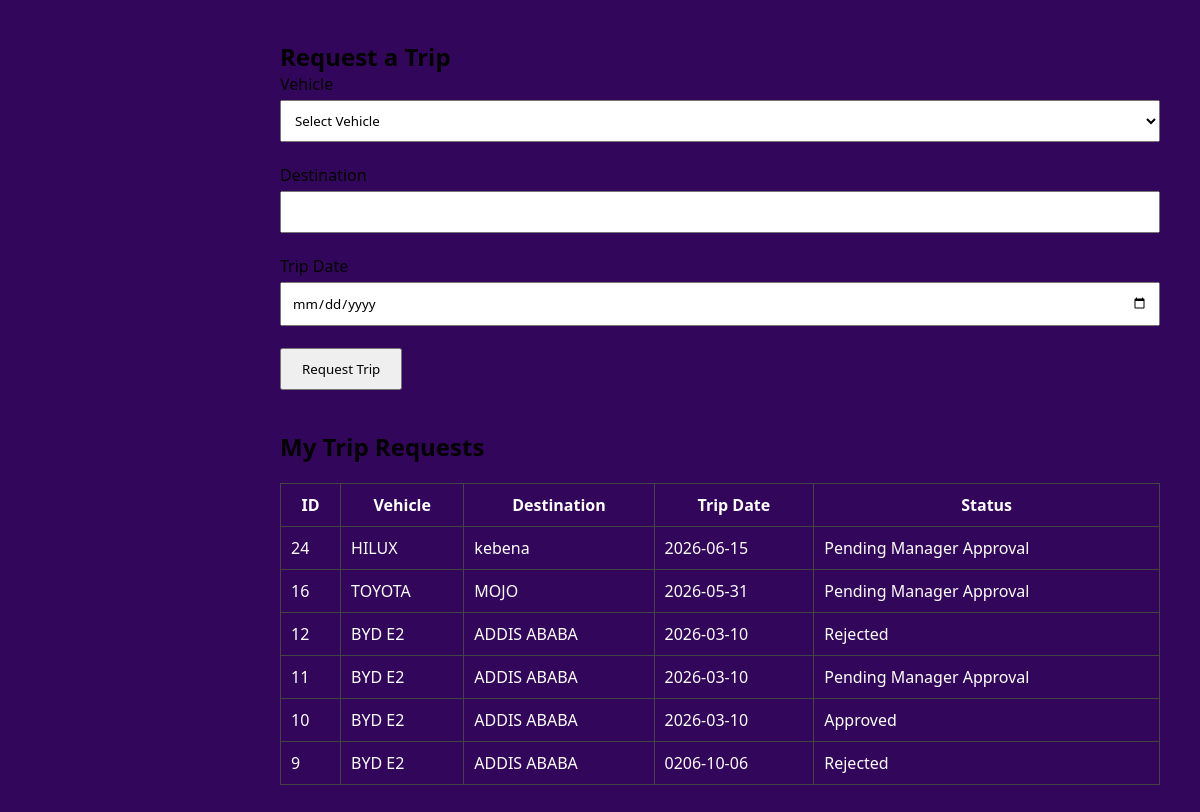
Screenshot of /dashboard/staff_request_trip.php (signed in) with the database file from the repository.
### tables this page shows
CREATE TABLE `trips` (
  `id` int(11) NOT NULL,
  `vehicle_id` int(11) DEFAULT NULL,
  `driver` varchar(100) DEFAULT NULL,
  `destination` varchar(200) DEFAULT NULL,
  `trip_date` date DEFAULT NULL,
  `status` varchar(50) DEFAULT NULL,
  `created_at` timestamp NOT NULL DEFAULT current_timestamp(),
  `staff` varchar(100) DEFAULT NULL
);

CREATE TABLE `vehicles` (
  `id` int(11) NOT NULL,
  `vehicle_name` varchar(100) DEFAULT NULL,
  `plate_number` varchar(50) DEFAULT NULL,
  `driver` varchar(100) DEFAULT NULL,
  `status` varchar(50) DEFAULT NULL,
  `service` text DEFAULT '',
  `service_date` date DEFAULT NULL,
  `location` varchar(255) DEFAULT '',
  `lat` double DEFAULT 9.03,
  `lng` double DEFAULT 38.74
);

### dashboard/staff_request_trip.php (the view, shortened to what this page needs)
<?php
include("../config/db.php");
$username = $_SESSION['username'] ?? $_SESSION['user'] ?? '';
$trips = mysqli_query($conn, "
    SELECT
        t.id,
        t.vehicle_id,
        t.destination,
        t.trip_date,
        t.status,
        v.vehicle_name,
        v.plate_number
    FROM trips t
    LEFT JOIN vehicles v
        ON t.vehicle_id = v.id
    WHERE t.driver='$username'
    ORDER BY t.id DESC
");
?>
<!DOCTYPE html>
<html>
<head>
    <link rel="stylesheet" href="../assets/css/dashboard.css">
</head>
<body>
<div class="main">
    <h2>Request a Trip</h2>
    <form method="POST">
        <label>Vehicle</label>
        <select name="vehicle_id" required>
            <option value="">Select Vehicle</option>
        </select>
        <br><br>
        <label>Destination</label>
        <input
            type="text"
            name="destination"
            required
        >
        <br><br>
        <label>Trip Date</label>
        <input
            type="date"
            name="trip_date"
            required
        >
        <br><br>
        <button type="submit" name="submit">
            Request Trip
        </button>
    </form>
    <h2 style="margin-top:40px;">
        My Trip Requests
    </h2>
    <table>
        <tr>
            <th>ID</th>
            <th>Vehicle</th>
            <th>Destination</th>
            <th>Trip Date</th>
            <th>Status</th>
        </tr>
        <?php while($t = mysqli_fetch_assoc($trips)): ?>
        <tr>
            <td><?php echo $t['id']; ?></td>
            <td>
                <?php
                echo $t['vehicle_name']
                ? htmlspecialchars($t['vehicle_name'])
                : 'Not Assigned';
                ?>
            </td>
            <td>
                <?php echo htmlspecialchars($t['destination']); ?>
            </td>
            <td>
                <?php echo $t['trip_date']; ?>
            </td>
            <td>
                <?php echo htmlspecialchars($t['status']); ?>
            </td>
        </tr>
        <?php endwhile; ?>
    </table>
</div>
</body>
</html>

### assets/css/dashboard.css (style rules this page uses)
* { margin:0; padding:0; box-sizing:border-box; font-family:'Segoe UI',sans-serif; }
body { background:#32065a; color:rgb(3, 1, 1); display:flex; }
.main { margin-left:240px; width:100%; padding:40px; }

### dashboard/staff_request_trip.php (style rules this page uses)
table { width:100%; border-collapse:collapse; margin-top:20px; color:white; }
th,td { padding:10px; border:1px solid #444; }
select,input { width:100%; padding:10px; margin-top:5px; }
button { padding:10px 20px; cursor:pointer; }

### rows the page displays
trips: id "24", vehicle.vehicle_name "HILUX", destination "kebena", trip_date "2026-06-15", status "Pending Manager Approval"
trips: id "16", vehicle.vehicle_name "TOYOTA", destination "MOJO", trip_date "2026-05-31", status "Pending Manager Approval"
trips: id "12", vehicle.vehicle_name "BYD E2", destination "ADDIS ABABA", trip_date "2026-03-10", status "Rejected"
trips: id "11", vehicle.vehicle_name "BYD E2", destination "ADDIS ABABA", trip_date "2026-03-10", status "Pending Manager Approval"
trips: id "10", vehicle.vehicle_name "BYD E2", destination "ADDIS ABABA", trip_date "2026-03-10", status "Approved"
trips: id "9", vehicle.vehicle_name "BYD E2", destination "ADDIS ABABA", trip_date "0206-10-06", status "Rejected"
